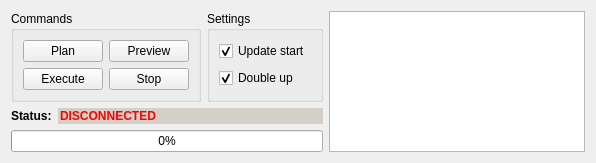
             <widget class="QWidget" name="tabWidget_2Page1">
              <attribute name="title">
               <string>Teleop</string>
              </attribute>
              <layout class="QGridLayout" name="gridLayout_38">
               <item row="0" column="0">
                <widget class="QGroupBox" name="groupBox_28">
                 <property name="title">
                  <string>Commands</string>
                 </property>
                 <layout class="QGridLayout" name="gridLayout_33">
                  <item row="0" column="0" rowspan="2">
                   <layout class="QGridLayout" name="gridLayout_18">
                    <item row="1" column="1">
                     <widget class="QPushButton" name="stop_button">
                      <property name="sizePolicy">
                       <sizepolicy hsizetype="Preferred" vsizetype="Fixed">
                        <horstretch>0</horstretch>
                        <verstretch>0</verstretch>
                       </sizepolicy>
                      </property>
                      <property name="text">
                       <string>Stop</string>
                      </property>
                     </widget>
                    </item>
                    <item row="0" column="1">
                     <widget class="QPushButton" name="preview_button">
                      <property name="sizePolicy">
                       <sizepolicy hsizetype="Preferred" vsizetype="Fixed">
                        <horstretch>0</horstretch>
                        <verstretch>0</verstretch>
                       </sizepolicy>
                      </property>
                      <property name="text">
                       <string>Preview</string>
                      </property>
                     </widget>
                    </item>
                    <item row="1" column="0">
                     <widget class="QPushButton" name="execute_goals_button">
                      <property name="sizePolicy">
                       <sizepolicy hsizetype="Preferred" vsizetype="Fixed">
                        <horstretch>0</horstretch>
                        <verstretch>0</verstretch>
                       </sizepolicy>
                      </property>
                      <property name="text">
                       <string>Execute</string>
                      </property>
                     </widget>
                    </item>
                    <item row="0" column="0">
                     <widget class="QPushButton" name="plan_goals_button">
                      <property name="sizePolicy">
                       <sizepolicy hsizetype="Preferred" vsizetype="Fixed">
                        <horstretch>0</horstretch>
                        <verstretch>0</verstretch>
                       </sizepolicy>
                      </property>
                      <property name="text">
                       <string>Plan</string>
                      </property>
                     </widget>
                    </item>
                   </layout>
                  </item>
                 </layout>
                </widget>
               </item>
               <item row="0" column="2" rowspan="2">
                <widget class="QTextEdit" name="textEdit">
                 <property name="sizePolicy">
                  <sizepolicy hsizetype="Expanding" vsizetype="Ignored">
                   <horstretch>0</horstretch>
                   <verstretch>0</verstretch>
                  </sizepolicy>
                 </property>
                </widget>
               </item>
               <item row="0" column="1">
                <widget class="QGroupBox" name="groupBox_32">
                 <property name="title">
                  <string>Settings</string>
                 </property>
                 <layout class="QGridLayout" name="gridLayout_46">
                  <item row="0" column="0">
                   <widget class="QCheckBox" name="checkBox">
                    <property name="text">
                     <string>Update start</string>
                    </property>
                    <property name="checked">
                     <bool>true</bool>
                    </property>
                   </widget>
                  </item>
                  <item row="1" column="0">
                   <widget class="QCheckBox" name="checkBox_2">
                    <property name="text">
                     <string>Double up</string>
                    </property>
                    <property name="checked">
                     <bool>true</bool>
                    </property>
                   </widget>
                  </item>
                 </layout>
                </widget>
               </item>
               <item row="1" column="0" colspan="2">
                <layout class="QGridLayout" name="gridLayout_45">
                 <property name="sizeConstraint">
                  <enum>QLayout::SetFixedSize</enum>
                 </property>
                 <item row="0" column="1">
                  <widget class="QLineEdit" name="execute_progress_line_edit">
                   <property name="sizePolicy">
                    <sizepolicy hsizetype="Preferred" vsizetype="Fixed">
                     <horstretch>0</horstretch>
                     <verstretch>0</verstretch>
                    </sizepolicy>
                   </property>
                   <property name="font">
                    <font>
                     <weight>75</weight>
                     <bold>true</bold>
                    </font>
                   </property>
                   <property name="styleSheet">
                    <string notr="true">color: rgb(255, 0, 0);
background-color: rgb(212, 208, 200);</string>
                   </property>
                   <property name="text">
                    <string>DISCONNECTED</string>
                   </property>
                   <property name="frame">
                    <bool>false</bool>
                   </property>
                   <property name="readOnly">
                    <bool>true</bool>
                   </property>
                  </widget>
                 </item>
                 <item row="0" column="0">
                  <widget class="QLabel" name="label_34">
                   <property name="sizePolicy">
                    <sizepolicy hsizetype="Fixed" vsizetype="Fixed">
                     <horstretch>0</horstretch>
                     <verstretch>0</verstretch>
                    </sizepolicy>
                   </property>
                   <property name="font">
                    <font>
                     <weight>75</weight>
                     <bold>true</bold>
                    </font>
                   </property>
                   <property name="text">
                    <string>Status:</string>
                   </property>
                  </widget>
                 </item>
                 <item row="1" column="0" colspan="2">
                  <widget class="QProgressBar" name="executeProgressBar">
                   <property name="sizePolicy">
                    <sizepolicy hsizetype="Preferred" vsizetype="Fixed">
                     <horstretch>0</horstretch>
                     <verstretch>0</verstretch>
                    </sizepolicy>
                   </property>
                   <property name="value">
                    <number>0</number>
                   </property>
                   <property name="invertedAppearance">
                    <bool>false</bool>
                   </property>
                  </widget>
                 </item>
                </layout>
               </item>
              </layout>
             </widget>
